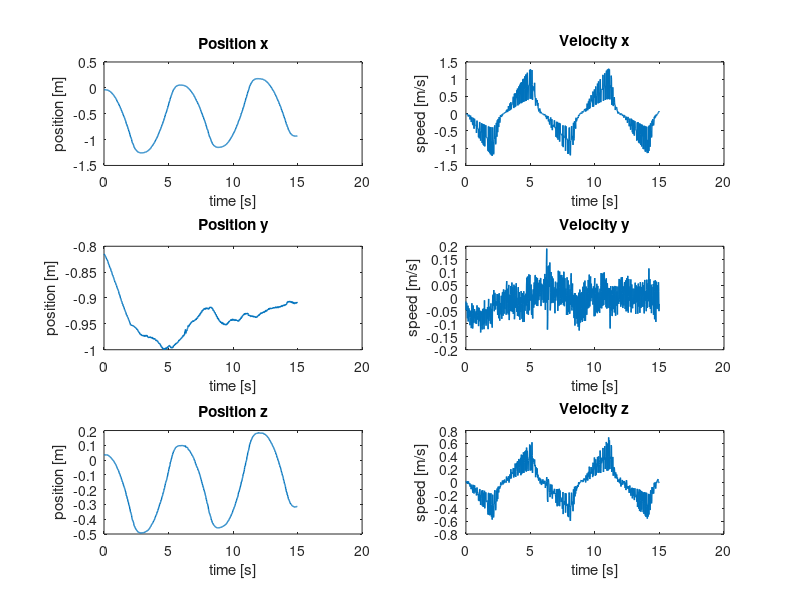
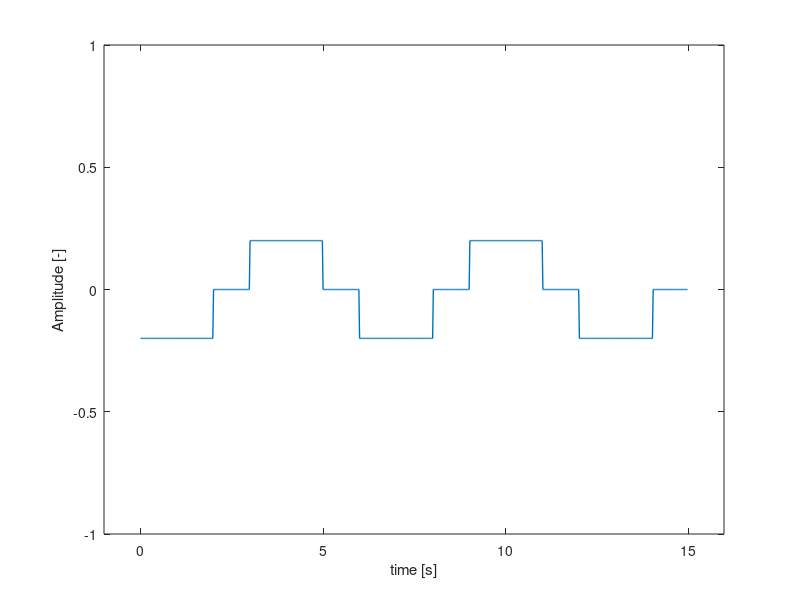
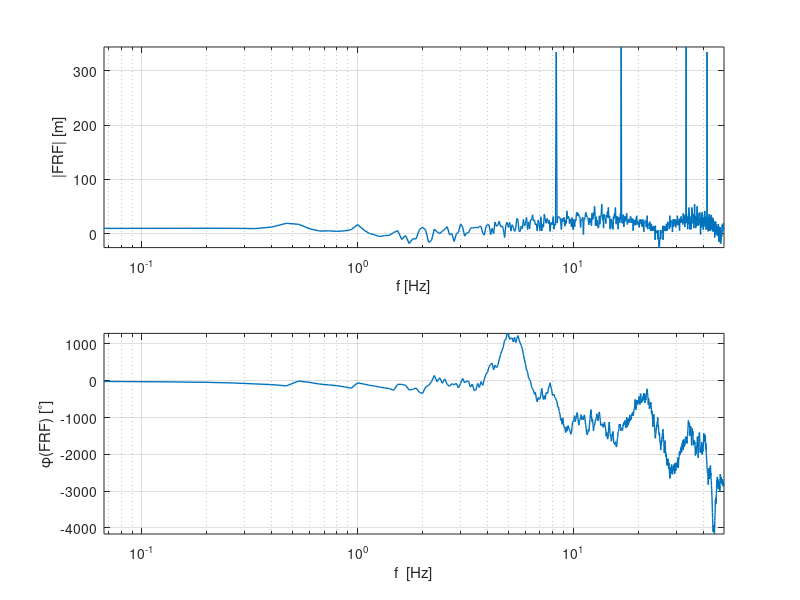
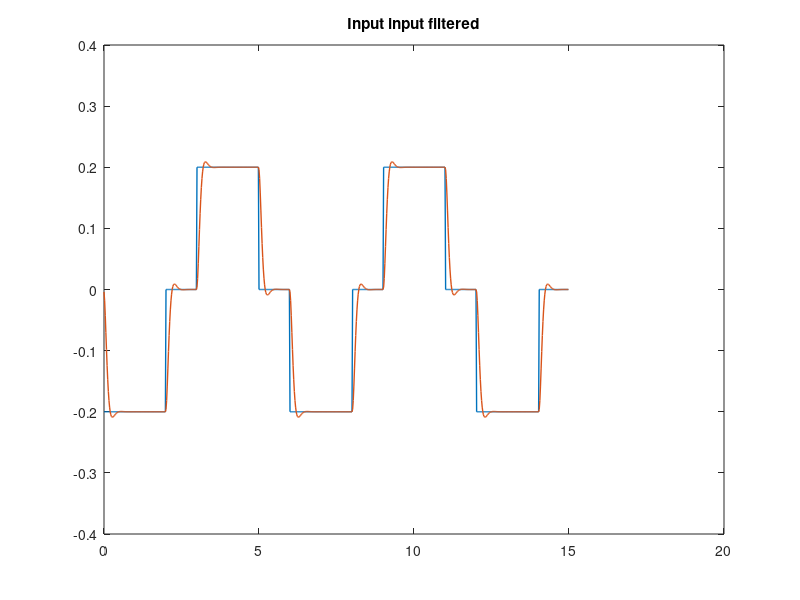

Recreate these plots in MATLAB, in order.
%%% Parameter estimation FIRST ORDER APPROXIMATION %%%
%
clear all
close all


%% Load data from .mat-file

load angle_identification_y


%% Extract some signals from the data

set(0, 'DefaultLineLineWidth', 1);


% Cutoff useful data
first_index = find(input~=0, 1);
input = input(first_index:750)';
output_x = output_x(first_index:750)';
output_y = output_y(first_index:750)';
output_z = output_z(first_index:750)';

dt = 0.02;
time = 0:dt:(length(input)-1)*dt;
time = time(first_index:end) - time(first_index);

% Differentiation of x-, y-, z-position
% dt = sample time (gradient assumes timestep 1)
velocity_x = gradient(output_x)/dt;
velocity_y = gradient(output_y)/dt;
velocity_z = gradient(output_z)/dt;

% Do some plotting of the measurement data 
figure('Name','Output Measurements')
subplot(321), plot(time, output_x), title('Position x'), xlabel('time [s]'), ylabel('position [m]')
subplot(322), plot(time, velocity_x), title('Velocity x'), xlabel('time [s]'), ylabel('speed [m/s]')

subplot(323), plot(time, output_y), title('Position y'), xlabel('time [s]'), ylabel('position [m]')
subplot(324), plot(time, velocity_y), title('Velocity y'), xlabel('time [s]'), ylabel('speed [m/s]')

subplot(325), plot(time, output_z), title('Position z'), xlabel('time [s]'), ylabel('position [m]')
subplot(326), plot(time, velocity_z), title('Velocity z'), xlabel('time [s]'), ylabel('speed [m/s]')

% Input signal
figure('Name', 'Input signal')
plot(time, input)
xlabel('time [s]')
ylabel('Amplitude [-]')
axis([time(1)-1 time(end)+1 -1 1])

%% Frequency domain
Ts = dt;
fs = 1/dt;
N = length(velocity_x);
t = [0:N-1]'*Ts;
N = numel(input);
f = [0:N-1]'*(fs/N);

input_f = fft(input);
output_x_f = fft(output_x);
output_y_f = fft(output_y);
velocity_x_f = fft(velocity_x);
velocity_y_f = fft(velocity_y);

%indices = (nop+1):nop:(numel(f)/2); % alle 0 waarden er uit halen zodat niet delen door 0?
%f = f(indices);
%input_f = input_f(indices);
%velocity_x_f = velocity_x_f(indices);
%velocity_y_f = velocity_y_f(indices);

FRF = velocity_x_f./input_f;

figure('Name', 'Empirical transfer function freq response'),subplot(2,1,1),semilogx(f, 20*log10(abs(FRF)), 'LineWidth', 1)
axis tight
grid on
xlabel('f [Hz]')
xlim([f(1) f(end)])
ylabel('|FRF| [m]')
subplot(2,1,2),semilogx(f, 180/pi*unwrap(angle(FRF)), 'LineWidth', 1)
grid on
axis tight
xlabel('f  [Hz]')
ylabel('\phi(FRF) [^\circ]')
xlim([f(1) f(end)])

%% Filtering of the in- and output data using Butterworth filter
[B, A] = butter(2, 0.02*5); % order must be higher than order of system, 
                             % adjust cut-off frequency to be higher than highest eigenfrequency of the system

% input filtering                           
input_filt = filter(B,A,input);
% output filtering
velocity_x_filt = filter(B,A,velocity_x);
velocity_y_filt = filter(B,A,velocity_y);

figure('Name','filtered input input')
plot(t,input,t,input_filt),title('Input input filtered')

figure('Name','filtered output measurement')
subplot(211), plot(time, velocity_x, time, velocity_x_filt),title('v_{x,filt}')
subplot(212), plot(time, velocity_y, time, velocity_y_filt),title('v_{y,filt}')

%% Least squares solution for approximation of the parameters in the system
%  ------------------------------------------------------------------------

%% Without filtering
% second order
% y[k] = -a1*y[k-1]-a2*y[k-2]+b2*u[k]+b1*u[k-1]+b0*u[k-2]
% first order
% y[k] = -a0*y[k-1]+b1*u[k]+b0*u[k-1]

y = velocity_x(2:end-1);
Phi = [-velocity_x(1:end-2), input(2:end-1), input(1:end-2)];
theta = Phi\y;

B1 = [theta(2), theta(3)];
A1 = [1, theta(1)];

sys_d1 = tf(B1, A1, Ts);

FRF1 = squeeze(freqresp(sys_d1,2*pi*f));

figure('Name', 'NOT filtered Identified transfer funtion freq response'), subplot(211)
semilogx(f, 20*log10(abs(FRF1)))
grid on
xlim([f(1) f(end)])
xlabel('f  [Hz]')
ylabel('|FRF1|  [m]')
subplot(212),semilogx(f, 180/pi*unwrap(angle(FRF1)))
grid on
xlim([f(1) f(end)])
xlabel('f  [Hz]')
ylabel('\phi(FRF1)  [^\circ]')

x1 = lsim(sys_d1,input,t);


figure('Name','lsim NOT filtered Identified transfer function')
subplot(211)
hold on
plot(t,velocity_x,'g')
plot(t, velocity_x_filt)
plot(t, x1)
title('Non filtered identified transfer function vs measurement')
legend('v_{x,meas}', 'v_{x,filt}', 'v_{x,sim}')
xlabel('Time [s]')
ylabel('Velocity [m/s]')
axis tight
subplot(212)
plot(t,velocity_x - x1)
title('Difference between simulation and measurement')
legend('v_{x,meas}-v_{x,sim}')
xlabel('Time [s]')
ylabel('Velocity [m/s]')
axis tight


figure('Name','NOT  filtered pole zero map'), pzmap(sys_d1)

%% With Butterworth filtering of in and output

y2 = velocity_x_filt(2:end-1);
Phi2 = [-velocity_x_filt(1:end-2), input_filt(2:end-1), input_filt(1:end-2)];
theta_filt = Phi2\y2;

B2 = [theta_filt(2), theta_filt(3)];
A2 = [1, theta_filt(1)];

sys_d2 = tf(B2, A2, Ts);

FRF2 = squeeze(freqresp(sys_d2,2*pi*f));

figure('Name','Butterworth filtered Identified tf freq response'),subplot(2,1,1),semilogx(f, 20*log10(abs(FRF2)))
grid on 
xlim([f(1) f(end)])
xlabel('f  [Hz]')
ylabel('|FRF2|  [m]')
axis tight
subplot(2,1,2)
semilogx(f, 180/pi*unwrap(angle(FRF2)))
grid on
xlim([f(1) f(end)])
xlabel('f  [Hz]')
ylabel('\phi(FRF2)  [^\circ]')

x2 = lsim(sys_d2,input,t);

figure('Name','Butterworth filtered lsim time response')
subplot(211)
hold on
plot(t,velocity_x,'g')
plot(t, velocity_x_filt)
plot(t,x2)
legend('v_{x,meas}','v_{x,filt}','v_{x,sim}')
title('Butterworth filtered identified transfer function vs measurement')
xlabel('Time [s]')
axis tight
ylabel('Velocity [m/s]')
subplot(212)
plot(t,velocity_x - x2)
title('Difference between simulation and measurement')
legend('v_{x,meas}-v_{x,sim}')
xlabel('Time [s]')
ylabel('Velocity [m/s]')
axis tight

figure('Name','Butterworth filtered Identified tf pole-zero map'),pzmap(sys_d2)

%% Taking into account KNOWN PART of the system! (b1 & b0 = 0 for 2nd, b0 = 0 for 1st order)
% theta(4) & theta(5) (= b1 & b0) turn out to be very small. But we know
% (from physical insight) that they are EXACTLY 0!
% pk ~ partially known
% u*[k] = u[k+1]
% y[k] = y[k]
% --> y[k+1] = -a0*y[k] + b1*u*[k] = -a0*y[k] + b1*u[k+1]
% --> y[k]   = -a0*y[k-1] + b1*u*[k-1]

y_pk = velocity_x_filt(2:end-1);
Phi_pk = [-velocity_x_filt(1:end-2), input_filt(2:end-1)];
theta_pk = Phi_pk\y_pk;

% known part = z/1
B_k = [1 0];
A_k = 1;
sys_k = tf(B_k,A_k, Ts);

B_u = theta_pk(2);
A_u = [1, theta_pk(1)];
sys_u = tf(B_u,A_u, Ts);

sys_dpk = sys_k*sys_u;

FRF_pk = squeeze(freqresp(sys_dpk,2*pi*f));

figure('Name','Butter. filtered + partially known freq response'),subplot(211),semilogx(f, 20*log10(abs(FRF_pk)))
grid on 
xlim([f(1) f(end)])
xlabel('f  [Hz]')
ylabel('|FRF_{pk}|  [m]')
axis tight
subplot(212)
semilogx(f, 180/pi*unwrap(angle(FRF_pk)))
grid on
xlim([f(1) f(end)])
xlabel('f  [Hz]')
ylabel('\phi(FRF_{pk})  [^\circ]')

x_pk = lsim(sys_dpk,input,t);

figure('Name','Butter. filtered + partially known lsim time response')
subplot(211)
hold on
plot(t,velocity_x, 'g')
plot(t,x_pk)
legend('v_{x,meas}','v_{x,sim}')
xlabel('Time [s]')
title('Butterworth filtered + partially known identified transfer function vs measurement')
axis tight
ylabel('Displacement [m]')
subplot(212)
plot(t,velocity_x - x_pk)
title('Difference between simulation and measurement')
legend('v_{x,meas}-v_{x,sim}')
xlabel('Time [s]')
ylabel('Displacement [m]')
axis tight

figure('Name','Partially known syst: pole zero map'),pzmap(sys_dpk)

%% Comparison
figure

bode(sys_d1),grid
hold on
bode(sys_d2)
hold on
bode(sys_dpk)
legend('not filtered', 'filtered', 'partially known')

figure
plot(t,[velocity_x x1 x2 x_pk])
legend('measured','x_1','x_2','x_{pk}')

%% Save result (transfer function)
sys_1st = sys_dpk;
save('Hv_speed_1st_order','sys_1st')
sys_1st_f = sys_d2;
save('Hv_speed_filtered_1st_order', 'sys_1st_f')